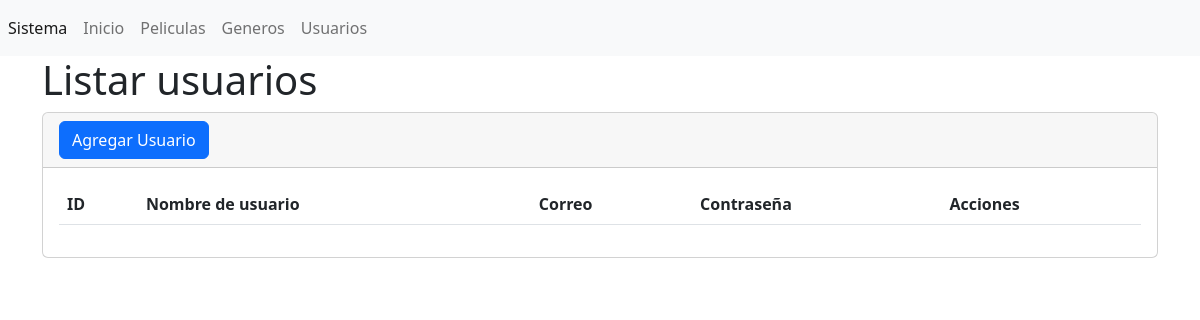
Page /usuario on the earlier database version.
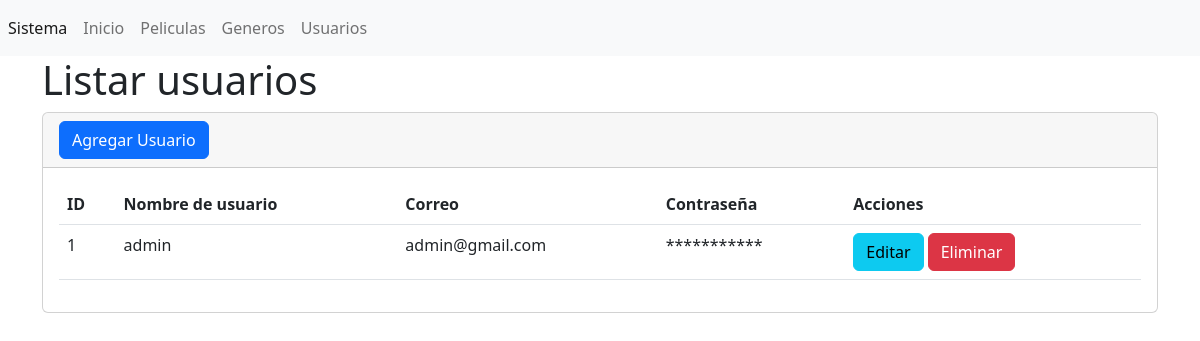
Same page on the later database version.
### tables this page shows
create table usuarios
(
    id        int AUTO_INCREMENT primary key,
    nickname  varchar(40) not null,
    email     varchar(30) not null unique,
    password varchar(32) not null
);

### libs/controller.php (called while the page is built, shortened)
<?php
class Controller
{
    function loadModel($model)
    {
        $url = 'models/' . $model . 'Model.php';
    }
}

### libs/view.php (called while the page is built, shortened)
<?php
class View
{
    function render($nombre)
    {
        require 'views/' . $nombre . '.php';
    }
}

### controllers/usuario.php (called while the page is built, shortened)
<?php
class Usuario extends Controller
{
    function __construct()
    {
        $this->view->usuarios = [];
    }
    function render()
    {
        $usuarios = $this->model->getUsuarios();
        $this->view->usuarios = $usuarios;
        $this->view->render('usuario/index');
    }
}

### index.php (called while the page is built, shortened)
<?php
require_once './libs/controller.php';
require_once './libs/view.php';
require_once './libs/dataBase.php';
require_once './libs/app.php';
$app = new App();

### models/usuarioModel.php (called while the page is built, shortened)
<?php
class UsuarioModel extends Model
{
    public function getUsuarios()
    {
        $items = [];
        try {
            $sql = "SELECT * FROM usuarios";
            $query = $this->db->connect()->query($sql);
            while ($row = $query->fetch()) {
                $usuario = new UsuarioBD();
                $usuario->id = $row['id'];
                $usuario->nickname = $row['nickname'];
                $usuario->email = $row['email'];
                $usuario->password = $row['password'];
                array_push($items, $usuario);
            }
            return $items;
        } catch (PDOException $e) {
            return [];
        }
    }
}

### libs/dataBase.php (called while the page is built)
<?php
class DataBase
{
    private $host;
    private $db;
    private $user;
    private $password;
    private $charset;
    public function __construct()
    {
        $this->host = HOST;
        $this->db = DB;
        $this->user = USER;
        $this->password = PASSWORD;
        $this->charset = CHARSET;
    }
    function connect()
    {
        try {
            $connection = "mysql:host=" . $this->host . ";dbname=" . $this->db . ";charset=" . $this->charset;
            $options = [
                PDO::ATTR_ERRMODE => PDO::ERRMODE_EXCEPTION,
                PDO::ATTR_EMULATE_PREPARES => false,
            ];
            $pdo = new PDO($connection, $this->user, $this->password, $options);
            return $pdo;
        } catch (PDOException $e) {
            print_r('Error connection: ' . $e->getMessage());
        }
    }
}

### views/usuario/index.php (the view)
<?php require 'views/header.php' ?>
<h1>Listar usuarios</h1>
<div class="card">
    <div class="card-header">
        <a name="" id="" class="btn btn-primary"
           href="<?= URL_BASE ?>usuario/renderRegistrarUsuario" role="button">Agregar Usuario
        </a>
    </div>
    <div class="card-body">
        <div class="table-responsive-sm">
            <table class="table">
                <thead>
                <tr>
                    <th scope="col">ID</th>
                    <th scope="col">Nombre de usuario</th>
                    <th scope="col">Correo</th>
                    <th scope="col">Contraseña</th>
                    <th scope="col">Acciones</th>
                </tr>
                </thead>
                <tbody>
                <?php foreach ($this->usuarios as $usuario) { ?>
                    <tr class="">
                        <td scope="row"><?= $usuario->id ?></td>
                        <td><?= $usuario->nickname ?></td>
                        <td><?= $usuario->email ?></td>
                        <td>***********</td>
                        <td>
                            <a class="btn btn-info" href="<?= URL_BASE . 'usuario/editarUsuario/' . $usuario->id ?>"
                               role="button">Editar</a>
                            <a class="btn btn-danger" href="<?= URL_BASE . 'usuario/eliminarUsuario/' . $usuario->id ?>"
                               role="button">Eliminar</a>
                        </td>
                    </tr>
                <?php } ?>
                </tbody>
            </table>
        </div>
    </div>
</div>
<?php require 'views/footer.php' ?>

### libs/app.php (shortened to what this page needs)
<?php
class App
{
    function __construct()
    {
        $url = isset($_GET['url']) ? $_GET['url'] : null;
        $url = rtrim($url, '/');
        $url = explode('/', $url);
        $archivoController = 'controllers/' . $url[0] . '.php';
        if (file_exists($archivoController)) {
            $controller = new $url[0];
            $controller->loadModel($url[0]);
            $parameters = sizeof($url);
            if ($parameters > 1) {
                if ($parameters > 2) {
                    $param = [];
                    for ($i = 2; $i < $parameters; $i++) {
                        $param[] = $url[$i];
                    }
                    $controller->{$url[1]}($param);
                } else {
                    $controller->{$url[1]}();
                }
            } else {
                $controller->render();
            }
        } else {
            $controller = new Errores();
        }
    }
}

### views/header.php (shortened to what this page needs)
<!doctype html>
<html lang="en">
<head>
    <link href="https://cdn.jsdelivr.net/npm/bootstrap@5.2.1/dist/css/bootstrap.min.css" rel="stylesheet"
>
</head>
<body>
<header>
    <nav class="navbar navbar-expand navbar-light bg-light">
        <ul class="nav navbar-nav">
            <li class="nav-item">
                <a class="nav-link active" href="#" aria-current="page">Sistema </a>
            </li>
            <li class="nav-item">
                <a class="nav-link" href="<?= URL_BASE ?>main">Inicio</a>
            </li>
            <li class="nav-item">
                <a class="nav-link" href="<?= URL_BASE ?>pelicula">Peliculas</a>
            </li>
            <li class="nav-item">
                <a class="nav-link" href="<?= URL_BASE ?>genero">Generos</a>
            </li>
            <li class="nav-item">
                <a class="nav-link" href="<?= URL_BASE ?>usuario">Usuarios</a>
            </li>
        </ul>
    </nav>
</header>
<main class="container">

### views/footer.php (shortened to what this page needs)
</main>
</body>
</html>

Differences in the rows shown:
added usuarios: id "1", nickname "admin", email "admin@gmail.com"
